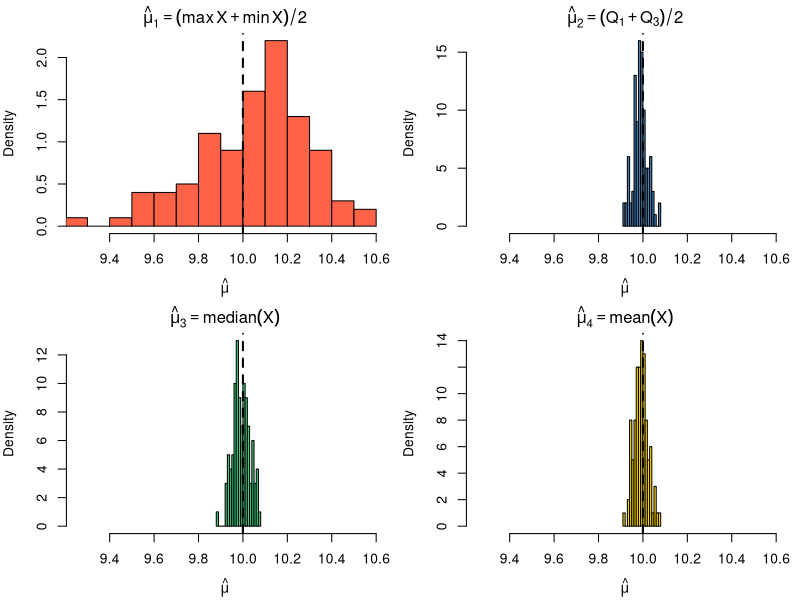
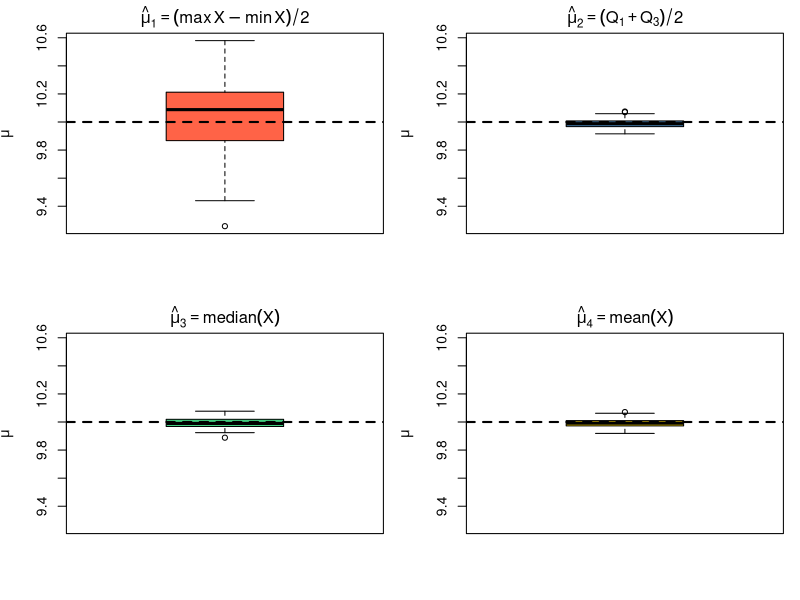

Recreate these plots in R, in order.
# Ejemplo de estimadores de la media mu

m = 100 # Repetición del experimento
mu_real = 10
sigma_real = 1

n = 1000 # Número de datos

est1_mu = rep(0,m)
est2_mu = rep(0,m)
est3_mu = rep(0,m)
est4_mu = rep(0,m)

for(i in 1:m){
  
  x = rnorm(n, mu_real, sigma_real)
  est1_mu[i] = (max(x)+min(x))/2
  est2_mu[i] = (quantile(x, 0.25) + quantile(x, 0.75))/2
  est3_mu[i] = median(x)
  est4_mu[i] = mean(x)
}

# Histogramas ----
# Configurar una ventana con 4 gráficos
par(mfrow = c(2, 2),       # 2 filas, 2 columnas
    mar = c(4, 4, 2, 1))   # márgenes adecuados

# Límites comunes para facilitar la comparación
lim <- range(c(est1_mu, est2_mu, est3_mu, est4_mu))

# Histograma 1
hist(est1_mu, breaks = 15, col = "tomato", xlim = lim,
     main = expression(hat(mu)[1] == (max(X)+min(X))/2),
     xlab = expression(hat(mu)), freq = FALSE)
abline(v = mu_real, col = "black", lwd = 2, lty = 2)

# Histograma 2
hist(est2_mu, breaks = 15, col = "steelblue", xlim = lim,
     main = expression(hat(mu)[2] == (Q[1]+Q[3])/2),
     xlab = expression(hat(mu)), freq = FALSE)
abline(v = mu_real, col = "black", lwd = 2, lty = 2)

# Histograma 3
hist(est3_mu, breaks = 15, col = "seagreen3", xlim = lim,
     main = expression(hat(mu)[3] == median(X)),
     xlab = expression(hat(mu)), freq = FALSE)
abline(v = mu_real, col = "black", lwd = 2, lty = 2)

# Histograma 4
hist(est4_mu, breaks = 15, col = "gold", xlim = lim,
     main = expression(hat(mu)[4] == mean(X)),
     xlab = expression(hat(mu)), freq = FALSE)
abline(v = mu_real, col = "black", lwd = 2, lty = 2)

# Boxplot -----

# Configurar una ventana con 4 diagramas
par(mfrow = c(2, 2), mar = c(4, 4, 2, 1))

# Límites comunes
lim <- range(c(est1_mu, est2_mu, est3_mu, est4_mu))

# Diagrama 1
boxplot(est1_mu, col = "tomato", ylim = lim,
        main = expression(hat(mu)[1] == (max(X)-min(X))/2),
        ylab = expression(hat(mu)))
abline(h = mu_real, col = "black", lwd = 2, lty = 2)

# Diagrama 2
boxplot(est2_mu, col = "steelblue", ylim = lim,
        main = expression(hat(mu)[2] == (Q[1]+Q[3])/2),
        ylab = expression(hat(mu)))
abline(h = mu_real, col = "black", lwd = 2, lty = 2)

# Diagrama 3
boxplot(est3_mu, col = "seagreen3", ylim = lim,
        main = expression(hat(mu)[3] == median(X)),
        ylab = expression(hat(mu)))
abline(h = mu_real, col = "black", lwd = 2, lty = 2)

# Diagrama 4
boxplot(est4_mu, col = "gold", ylim = lim,
        main = expression(hat(mu)[4] == mean(X)),
        ylab = expression(hat(mu)))
abline(h = mu_real, col = "black", lwd = 2, lty = 2)

# Restaurar la configuración gráfica original
par(mfrow = c(1, 1))

# Print media y varianza -----
# Calcular medias y varianzas de cada estimador
mean_est <- c(mean(est1_mu), mean(est2_mu), mean(est3_mu), mean(est4_mu))
var_est  <- c(var(est1_mu),  var(est2_mu),  var(est3_mu),  var(est4_mu))

# Mostrar resultados en una tabla
resultados <- data.frame(
  Estimador = c("max-min / 2", "(Q1+Q3)/2", "Mediana", "Media"),
  Media     = round(mean_est, 4),
  Varianza  = round(var_est, 4)
)

print(resultados)
